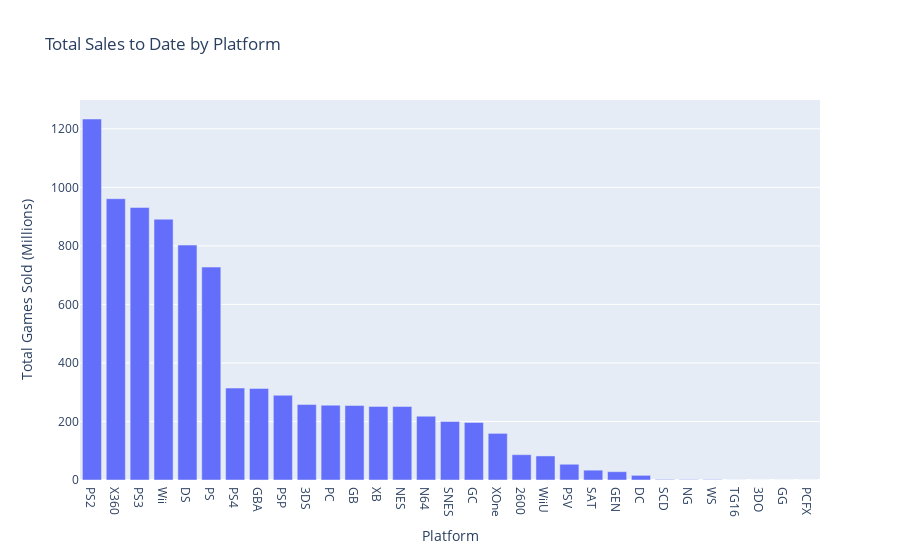

Here is the notebook cell this chart was saved with:
### Markdown cell above
**Sales Performance by Platform**

### Code cell
sales_by_platform = df_games.groupby('platform')['total_sales'].sum().reset_index(name='total_sales_to_date').sort_values('total_sales_to_date', ascending=False)
display(sales_by_platform)

fig = px.bar(sales_by_platform, x='platform',
            y='total_sales_to_date',
            labels={'platform': 'Platform', 'total_sales_to_date': 'Total Games Sold (Millions)'},
            title='Total Sales to Date by Platform')
fig.show()

### Figure 1 — Plotly figure (JSON) as saved in the notebook; plotly's stock layout.template omitted (floating-point values rounded to 4 significant figures)
{"data": [{"alignmentgroup": "True", "hovertemplate": "Platform=%{x}<br>Total Games Sold (Millions)=%{y}<extra></extra>", "legendgroup": "", "marker": {"color": "#636efa", "pattern": {"shape": ""}}, "name": "", "offsetgroup": "", "orientation": "v", "showlegend": false, "textposition": "auto", "type": "bar", "x": ["PS2", "X360", "PS3", "Wii", "DS", "PS", "PS4", "GBA", "PSP", "3DS", "PC", "GB", "XB", "NES", "N64", "SNES", "GC", "XOne", "2600", "WiiU", "PSV", "SAT", "GEN", "DC", "SCD", "NG", "WS", "TG16", "3DO", "GG", "PCFX"], "xaxis": "x", "y": [1234.0, 961.2, 931.3, 891.2, 802.8, 727.6, 314.1, 312.9, 289.5, 257.8, 255.8, 254.4, 251.6, 251.1, 218.0, 200.0, 196.7, 159.3, 86.48, 82.19, 53.81, 33.59, 28.35, 15.95, 1.86, 1.44, 1.42, 0.16, 0.1, 0.04, 0.03], "yaxis": "y"}], "layout": {"barmode": "relative", "legend": {"tracegroupgap": 0}, "title": {"text": "Total Sales to Date by Platform"}, "xaxis": {"anchor": "y", "domain": [0, 1], "title": {"text": "Platform"}}, "yaxis": {"anchor": "x", "domain": [0, 1], "title": {"text": "Total Games Sold (Millions)"}}}}
